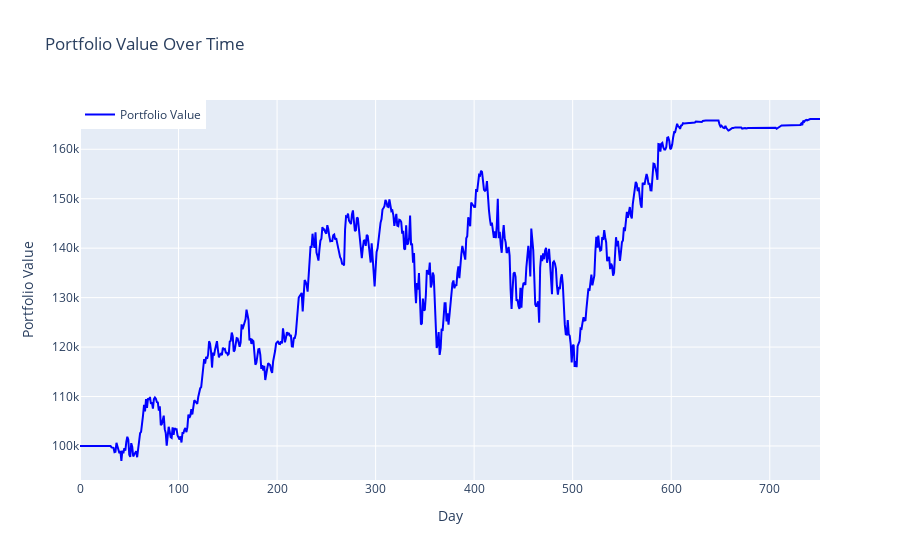

The notebook cell saved with this chart:
### Code cell
# Graficar el historial de la cartera
fig = go.Figure()
fig.add_trace(go.Scatter(x=df_history['Day'], y=df_history['Portfolio Value'], mode='lines', name='Portfolio Value', line=dict(color='blue')))
fig.update_layout(title='Portfolio Value Over Time',
                   xaxis_title='Day',
                   yaxis_title='Portfolio Value',
                   showlegend=True,
                   legend=dict(x=0, y=1))
fig.show()

### Figure 1 — Plotly figure (JSON) as saved in the notebook; plotly's stock layout.template omitted (floating-point values rounded to 4 significant figures; data arrays with more than 128 entries replaced by an {"elided": "..."} marker saying what was removed)
{"data": [{"line": {"color": "blue"}, "mode": "lines", "name": "Portfolio Value", "type": "scatter", "x": {"elided": "752 int values"}, "y": {"elided": "752 float values"}}], "layout": {"legend": {"x": 0, "y": 1}, "showlegend": true, "title": {"text": "Portfolio Value Over Time"}, "xaxis": {"title": {"text": "Day"}}, "yaxis": {"title": {"text": "Portfolio Value"}}}}
